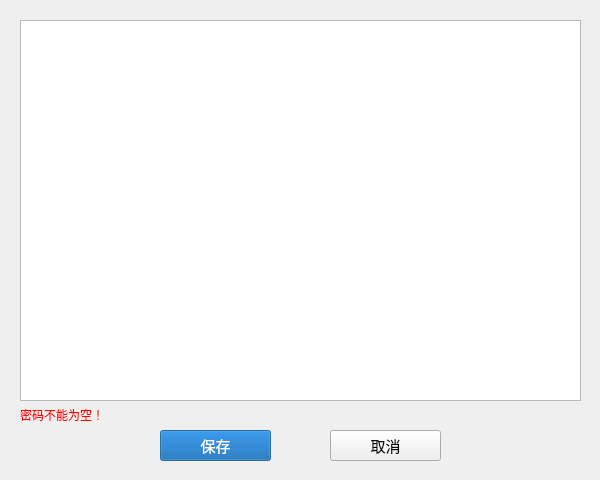
<?xml version="1.0" encoding="UTF-8"?>
<ui version="4.0">
 <class>edit_file</class>
 <widget class="QDialog" name="edit_file">
  <property name="windowModality">
   <enum>Qt::ApplicationModal</enum>
  </property>
  <property name="geometry">
   <rect>
    <x>0</x>
    <y>0</y>
    <width>600</width>
    <height>480</height>
   </rect>
  </property>
  <property name="minimumSize">
   <size>
    <width>600</width>
    <height>480</height>
   </size>
  </property>
  <property name="maximumSize">
   <size>
    <width>600</width>
    <height>480</height>
   </size>
  </property>
  <property name="windowTitle">
   <string>file_name</string>
  </property>
  <property name="windowIcon">
   <iconset>
    <normaloff>../resource/icon.ico</normaloff>../resource/icon.ico</iconset>
  </property>
  <widget class="QPushButton" name="save">
   <property name="geometry">
    <rect>
     <x>160</x>
     <y>430</y>
     <width>111</width>
     <height>31</height>
    </rect>
   </property>
   <property name="font">
    <font>
     <family>微软雅黑</family>
     <pointsize>11</pointsize>
    </font>
   </property>
   <property name="styleSheet">
    <string notr="true">QPushButton{
        text-align:center;
        color:white;
        background-color:rgb(0, 91, 171);
}
QPushButton:hover{A
        background-color:rgb(24, 91, 171);
}</string>
   </property>
   <property name="text">
    <string>保存</string>
   </property>
  </widget>
  <widget class="QPushButton" name="cancel">
   <property name="geometry">
    <rect>
     <x>330</x>
     <y>430</y>
     <width>111</width>
     <height>31</height>
    </rect>
   </property>
   <property name="font">
    <font>
     <family>微软雅黑</family>
     <pointsize>11</pointsize>
    </font>
   </property>
   <property name="styleSheet">
    <string notr="true">QPushButton{
        text-align:center;
        color:rgb(6,6,6);
}
QPushButton:hover{A
        background-color:rgb(24, 91, 171);
}</string>
   </property>
   <property name="text">
    <string>取消</string>
   </property>
  </widget>
  <widget class="QPlainTextEdit" name="json_edit">
   <property name="geometry">
    <rect>
     <x>20</x>
     <y>20</y>
     <width>561</width>
     <height>381</height>
    </rect>
   </property>
   <property name="font">
    <font>
     <family>Courier</family>
     <pointsize>10</pointsize>
    </font>
   </property>
   <property name="plainText">
    <string/>
   </property>
  </widget>
  <widget class="QLabel" name="error_message">
   <property name="geometry">
    <rect>
     <x>20</x>
     <y>404</y>
     <width>561</width>
     <height>21</height>
    </rect>
   </property>
   <property name="font">
    <font>
     <family>微软雅黑</family>
    </font>
   </property>
   <property name="styleSheet">
    <string notr="true">color:red;</string>
   </property>
   <property name="text">
    <string>密码不能为空！</string>
   </property>
  </widget>
 </widget>
 <resources/>
 <connections/>
</ui>
